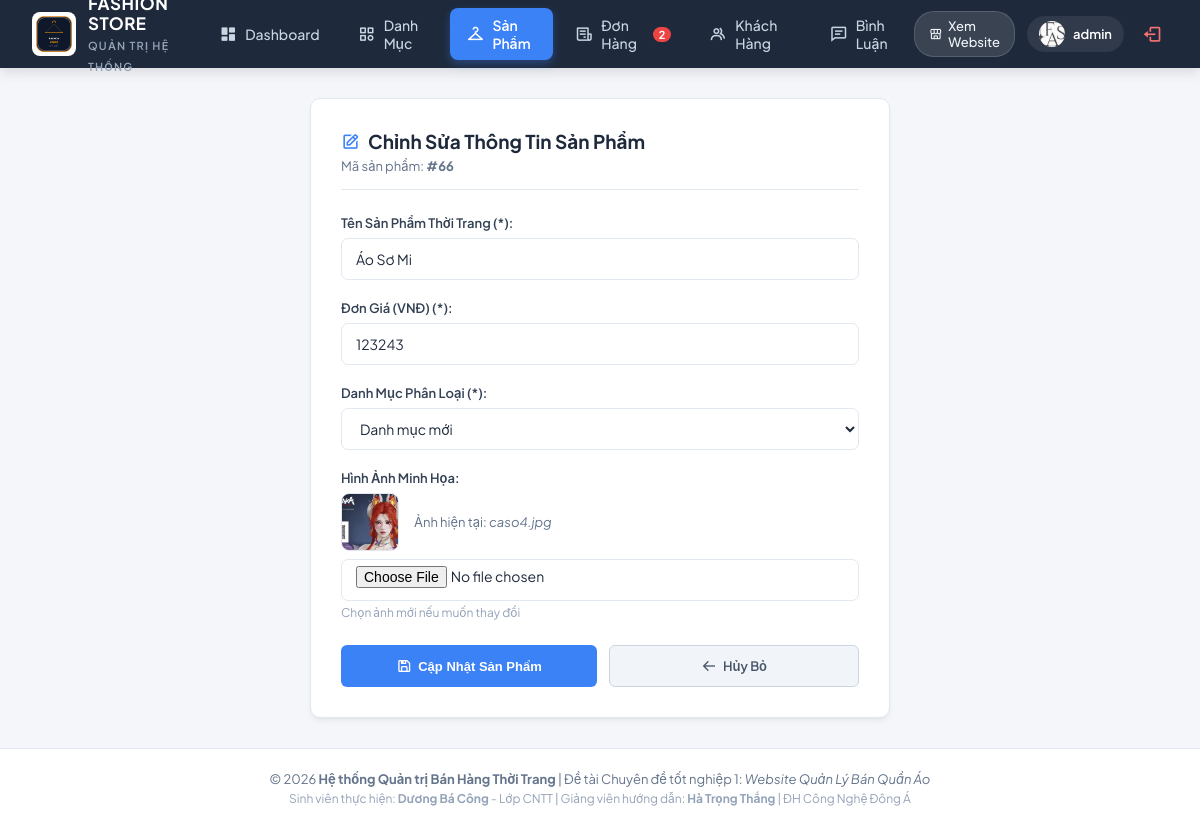
The app's page /controller/indexAdmin.php?act=suasanpham&id=66 (signed in) with its own data.
### tables this page shows
CREATE TABLE `sanpham` (
  `id` int(11) NOT NULL AUTO_INCREMENT,
  `hinh` varchar(255) NOT NULL,
  `tensp` varchar(255) NOT NULL,
  `gia` int(11) NOT NULL,
  `iddanhmuc` int(11) NOT NULL,
  PRIMARY KEY (`id`)
);

### model/config.php (called while the page is built, shortened)
<?php
  function pdo_con(){
    static $cached_conn = null;
    if ($cached_conn !== null) {
      return $cached_conn;
    }
    $http_host = $_SERVER['HTTP_HOST'] ?? '';
    $is_infinityfree = (strpos($http_host, 'infinityfree') !== false || strpos($http_host, 'epizy.com') !== false);
    if ($is_infinityfree) {
      $servername = "sql302.infinityfree.com";
      $username = "if0_43184606";
      $password = "8gZKYLk9Rk6UBlL";
      $dbname = "if0_43184606_duan1";
      $port = 3306;
      $db_candidates = [$dbname];
    } else {
      $servername = "127.0.0.1";
      $username = "root";
      $password = "";
      $port = 3306;
      $db_candidates = ['duanmau', 'duan1'];
    }
    foreach ($db_candidates as $try_db) {
      try {
        $conn = new PDO("mysql:host=$servername;port=$port;dbname=$try_db;charset=utf8", $username, $password, [
          PDO::ATTR_ERRMODE => PDO::ERRMODE_EXCEPTION,
          PDO::ATTR_TIMEOUT => 2
        ]);
        $cached_conn = $conn;
        return $cached_conn;
      } catch (PDOException $e) {
      }
    }
    return null;
  }
  function pdo_query($sql){
    $sql_args = array_slice(func_get_args(), 1);
    $conn = pdo_con();
    try {
      $stmt = $conn->prepare($sql);
      $stmt->execute($sql_args);
      $rows = $stmt->fetchAll();
      return $rows ? $rows : [];
    } catch (PDOException $e) {
      throw $e;
    }
  }
  function pdo_query_one($sql){
    $sql_args = array_slice(func_get_args(), 1);
    $conn = pdo_con();
    try {
      $stmt = $conn->prepare($sql);
      $stmt->execute($sql_args);
      $row = $stmt->fetch(PDO::FETCH_ASSOC);
      return $row ? $row : null;
    } catch (PDOException $e) {
      throw $e;
    }
  }
?>

### model/danhmuc.php (called while the page is built, shortened)
<?php
function danhmuc_showAll(){
    $sql = "SELECT * FROM danhmuc ORDER BY iddanhmuc ASC";
    return pdo_query($sql);
}
?>

### model/sanpham.php (called while the page is built, shortened)
<?php
function sanpham_showChiTiet($id){
    $sql = "SELECT sanpham.*, danhmuc.tendanhmuc FROM sanpham LEFT JOIN danhmuc ON sanpham.iddanhmuc = danhmuc.iddanhmuc WHERE sanpham.id=?";
    return pdo_query_one($sql, $id);
}
?>

### viewAdmin/suasp.php (the view, shortened to what this page needs)
<?php
$id = $_GET['id'] ?? 0;
$rows = sanpham_showChiTiet($id);
$list_dm = danhmuc_showAll();
?>
<div class="admin-form-container">
    <div style="margin-bottom: 25px; border-bottom: 1px solid #e2e8f0; padding-bottom: 15px;">
        <h2 style="font-size: 19px; font-weight: 700; color: #1e293b; margin: 0; display: flex; align-items: center; gap: 8px;">
            <i class='bx bx-edit' style="color: #3b82f6;"></i> Chỉnh Sửa Thông Tin Sản Phẩm
        </h2>
        <p style="font-size: 13px; color: #64748b; margin-top: 4px;">Mã sản phẩm: <b>#<?= $rows['id'] ?></b></p>
    </div>
    <form action="" method="POST" enctype="multipart/form-data">
        <div class="form-group">
            <label>Tên Sản Phẩm Thời Trang (*):</label>
            <input type="text" class="form-control-custom" name="tensp" required value="<?= htmlspecialchars($rows['tensp']) ?>">
        </div>
        <div class="form-group">
            <label>Đơn Giá (VNĐ) (*):</label>
            <input type="number" class="form-control-custom" name="gia" required min="1000" value="<?= htmlspecialchars($rows['gia']) ?>">
        </div>
        <div class="form-group">
            <label>Danh Mục Phân Loại (*):</label>
            <select name="danhmuc" class="form-control-custom" required>
                <?php
                foreach ($list_dm as $dm) {
                    $selected = ($dm['iddanhmuc'] == $rows['iddanhmuc']) ? 'selected' : '';
                    echo '<option value="' . $dm['iddanhmuc'] . '" ' . $selected . '>' . htmlspecialchars($dm['tendanhmuc']) . '</option>';
                }
                ?>
            </select>
        </div>
        <div class="form-group">
            <label>Hình Ảnh Minh Họa:</label>
            <div style="display: flex; align-items: center; gap: 15px; margin-bottom: 8px;">
                <img src="../view/images/<?= htmlspecialchars($rows['hinh']) ?>" alt="" style="width: 58px; height: 58px; object-fit: cover; border-radius: 8px; border: 1px solid #e2e8f0;">
                <span style="font-size: 13px; color: #64748b;">Ảnh hiện tại: <i><?= htmlspecialchars($rows['hinh']) ?></i></span>
            </div>
            <input type="file" class="form-control-custom" name="hinh" accept="image/*" style="padding-top: 6px;">
            <small style="color: #94a3b8; font-size: 12px; display: block; margin-top: 4px;">Chọn ảnh mới nếu muốn thay đổi</small>
        </div>
        <div class="form-actions">
            <button type="submit" name="sua" class="btn-action btn-primary" style="flex: 1; justify-content: center; height: 42px;">
                <i class='bx bx-save'></i> Cập Nhật Sản Phẩm
            </button>
            <a href="../controller/indexAdmin.php?act=sanpham" class="btn-action btn-secondary" style="flex: 1; justify-content: center; height: 42px;">
                <i class='bx bx-arrow-back'></i> Hủy Bỏ
            </a>
        </div>
    </form>
</div>

### view/css/admin.css (style rules this page uses)
:root { --admin-bg: #f4f6fa; --admin-card-bg: #ffffff; --admin-header-bg: #1e293b; --admin-text-main: #1e293b; --admin-text-muted: #64748b; --admin-border: #e2e8f0; --admin-primary: #3b82f6; --admin-primary-hover: #2563eb; --admin-success: #10b981; --admin-success-hover: #059669; --admin-danger: #ef4444; --admin-danger-hover: #dc2626; --admin-warning: #f59e0b; --admin-info: #06b6d4; --admin-radius: 10px; --admin-shadow: 0 4px 6px -1px rgba(0, 0, 0, 0.05), 0 2px 4px -2px rgba(0, 0, 0, 0.05); --admin-shadow-lg: 0 10px 15px -3px rgba(0, 0, 0, 0.08), 0 4px 6px -4px rgba(0, 0, 0, 0.04); }
* { box-sizing: border-box; margin: 0; padding: 0; }
body.admin-body { font-family: 'Plus Jakarta Sans', 'Quicksand', -apple-system, BlinkMacSystemFont, 'Segoe UI', Roboto, sans-serif; background-color: var(--admin-bg); color: var(--admin-text-main); min-height: 100vh; display: flex; flex-direction: column; }
.btn-action { display: inline-flex; align-items: center; gap: 6px; padding: 7px 14px; border-radius: 6px; font-size: 13px; font-weight: 600; text-decoration: none; border: none; cursor: pointer; transition: all 0.2s ease; }
.btn-action i { font-size: 16px; }
.btn-secondary { background: #f1f5f9; color: #475569; border: 1px solid #cbd5e1; }
.btn-primary { background: var(--admin-primary); color: #fff; padding: 9px 18px; }
.admin-form-container { max-width: 580px; margin: 0 auto; background: #fff; padding: 30px; border-radius: var(--admin-radius); border: 1px solid var(--admin-border); box-shadow: var(--admin-shadow); }
.form-group { margin-bottom: 20px; }
.form-group label { display: block; font-size: 13px; font-weight: 600; color: #334155; margin-bottom: 7px; }
.form-control-custom { width: 100%; height: 42px; padding: 8px 14px; font-size: 14px; font-family: inherit; border: 1px solid var(--admin-border); border-radius: 7px; color: var(--admin-text-main); background: #fff; transition: all 0.2s ease; outline: none; }
.form-actions { display: flex; gap: 12px; margin-top: 25px; }
.form-actions .btn-action { flex: 1; justify-content: center; height: 42px; }

### records on screen
sanpham: id "66", tensp "Áo Sơ Mi", gia "123243", hinh (picture), hinh "caso4.jpg"

### other values on screen
$badge_pending "2"
$admin_name "admin"
form field danhmuc "Danh mục mới"
